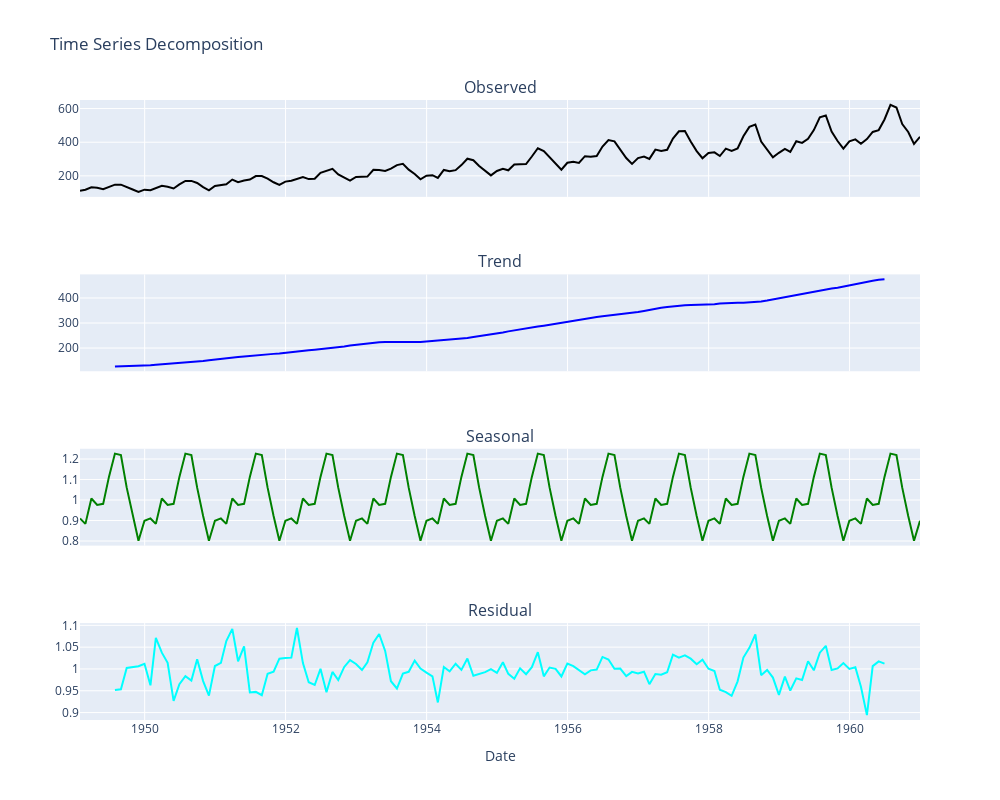

The cell this chart's notebook holds for it:
### Markdown cell above
*** 
## PART 4: Decomposition
This part refers to Section *Patterns in Time Series* in the TSO forecasting script.

### Tasks:
1. Decompose the air passengers data set in trend, seasonal component, and residual (i.e., cyclical & random component)

### Code cell
from plotly.subplots import make_subplots
from statsmodels.tsa.seasonal import seasonal_decompose

decompose = seasonal_decompose(df_PAX.value, model='multiplicative', period=12)

# Create a 4-row subplot figure
fig = make_subplots(rows=4, cols=1, shared_xaxes=True, 
                    subplot_titles=["Observed", "Trend", "Seasonal", "Residual"])

# Add traces for each component
fig.add_trace(go.Scatter(x=decompose.observed.index, y=decompose.observed, 
                         mode='lines', line=dict(color='black', width=2), name="Observed"), row=1, col=1)

fig.add_trace(go.Scatter(x=decompose.trend.index, y=decompose.trend, 
                         mode='lines', line=dict(color='blue', width=2), name="Trend"), row=2, col=1)

fig.add_trace(go.Scatter(x=decompose.seasonal.index, y=decompose.seasonal, 
                         mode='lines', line=dict(color='green', width=2), name="Seasonal"), row=3, col=1)

fig.add_trace(go.Scatter(x=decompose.resid.index, y=decompose.resid, 
                         mode='lines', line=dict(color='cyan', width=2), name="Residual"), row=4, col=1)

# Update layout
fig.update_layout(
    height=800, width=1000,
    showlegend=False,
    title_text="Time Series Decomposition",
    xaxis4_title="Date"
)

# Enable grid lines
fig.update_xaxes(showgrid=True)
fig.update_yaxes(showgrid=True)

fig.show()

### Figure 1 — Plotly figure (JSON) as saved in the notebook; plotly's stock layout.template omitted (floating-point values rounded to 4 significant figures; data arrays with more than 128 entries replaced by an {"elided": "..."} marker saying what was removed)
{"data": [{"line": {"color": "black", "width": 2}, "mode": "lines", "name": "Observed", "type": "scatter", "x": {"elided": "144 str values"}, "xaxis": "x", "y": {"elided": "144 float values"}, "yaxis": "y"}, {"line": {"color": "blue", "width": 2}, "mode": "lines", "name": "Trend", "type": "scatter", "x": {"elided": "144 str values"}, "xaxis": "x2", "y": {"elided": "144 float values"}, "yaxis": "y2"}, {"line": {"color": "green", "width": 2}, "mode": "lines", "name": "Seasonal", "type": "scatter", "x": {"elided": "144 str values"}, "xaxis": "x3", "y": {"elided": "144 float values"}, "yaxis": "y3"}, {"line": {"color": "cyan", "width": 2}, "mode": "lines", "name": "Residual", "type": "scatter", "x": {"elided": "144 str values"}, "xaxis": "x4", "y": {"elided": "144 float values"}, "yaxis": "y4"}], "layout": {"annotations": [{"font": {"size": 16}, "showarrow": false, "text": "Observed", "x": 0.5, "xanchor": "center", "xref": "paper", "y": 1, "yanchor": "bottom", "yref": "paper"}, {"font": {"size": 16}, "showarrow": false, "text": "Trend", "x": 0.5, "xanchor": "center", "xref": "paper", "y": 0.7188, "yanchor": "bottom", "yref": "paper"}, {"font": {"size": 16}, "showarrow": false, "text": "Seasonal", "x": 0.5, "xanchor": "center", "xref": "paper", "y": 0.4375, "yanchor": "bottom", "yref": "paper"}, {"font": {"size": 16}, "showarrow": false, "text": "Residual", "x": 0.5, "xanchor": "center", "xref": "paper", "y": 0.1562, "yanchor": "bottom", "yref": "paper"}], "height": 800, "showlegend": false, "title": {"text": "Time Series Decomposition"}, "width": 1000, "xaxis": {"anchor": "y", "domain": [0, 1], "matches": "x4", "showgrid": true, "showticklabels": false}, "xaxis2": {"anchor": "y2", "domain": [0, 1], "matches": "x4", "showgrid": true, "showticklabels": false}, "xaxis3": {"anchor": "y3", "domain": [0, 1], "matches": "x4", "showgrid": true, "showticklabels": false}, "xaxis4": {"anchor": "y4", "domain": [0, 1], "showgrid": true, "title": {"text": "Date"}}, "yaxis": {"anchor": "x", "domain": [0.8438, 1], "showgrid": true}, "yaxis2": {"anchor": "x2", "domain": [0.5625, 0.7188], "showgrid": true}, "yaxis3": {"anchor": "x3", "domain": [0.2812, 0.4375], "showgrid": true}, "yaxis4": {"anchor": "x4", "domain": [0, 0.1562], "showgrid": true}}}
